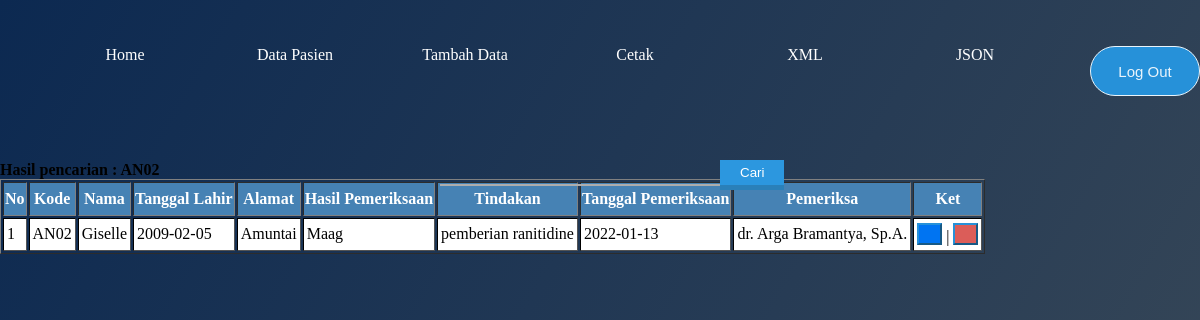
The page /admin.php?cari=AN02 on the database its author committed.
### tables this page shows
CREATE TABLE `data_pasien` (
  `nomor` varchar(10) NOT NULL,
  `nama` varchar(30) NOT NULL,
  `ttl` date NOT NULL,
  `temting` varchar(200) NOT NULL,
  `hasil` varchar(50) NOT NULL,
  `tindakan` varchar(50) NOT NULL,
  `tgl_periksa` date NOT NULL,
  `dokter` varchar(50) NOT NULL
);

### admin.php (the view, shortened to what this page needs)
<?php
include_once("koneksi.php");
?>
<!DOCTYPE html>
<html lang="en" dir="ltr">
  <head>
    <link rel="stylesheet" type="text/css" href="csss/style2.css">
  </head>
  <body>
 <ul class="bar" class="aktif">
  <li><a href=menu.html>Home</a><i class="fas fa-home"></i></li>
  <li><a href=admin.php>Data Pasien</a></li>
  <li><a href=create.php>Tambah Data</a><i class="fas fa-plus"></i></li>
  <li><a href=lap_data.php>Cetak</a><i class="fas fa-plus"></i></li>
  <li><a href=xml.php>XML</a><i class="fas fa-plus"></i></li>
  <li><a href=json.php>JSON</a><i class="fas fa-plus"></i></li>
  <li><a href="logout.php" onclick="return confirm('Yakin ingin logout?')"><input type="submit" value="Log Out"></a><i class="fas fa-plus"></i></li>
</ul>
<div class="center">
<form action="" method="get">
	<div class="txt_field">
<input type="text" name="cari"></div>
<input type="submit" value="Cari">
</form>
</div>
<?php
if(isset($_GET['cari'])){
$cari = $_GET['cari'];
echo "<b>Hasil pencarian : ".$cari."</b>";
}
?>
<table border="1">
<div class="siram">
<tr>
<th>No</th>
<th>Kode</th>
<th>Nama</th>
<th>Tanggal Lahir</th>
<th>Alamat</th>
<th>Hasil Pemeriksaan</th>
<th>Tindakan</th>
<th>Tanggal Pemeriksaan</th>
<th>Pemeriksa</th>
<th>Ket</th>
</tr>
<?php
if(isset($_GET['cari']))
{
$cari = $_GET['cari'];
$sql="select * from data_pasien where nomor like'%".$cari."%'";
$tampil = mysqli_query($con,$sql);
}else{
$sql="select * from data_pasien";
$tampil = mysqli_query($con,$sql);
}
$no = 1;
while($r = mysqli_fetch_array($tampil)){
?>
<tr>
<td><?php echo $no++; ?></td>
<td><?php echo $r['nomor']; ?></td>
<td><?php echo $r['nama']; ?></td>
<td><?php echo $r['ttl']; ?></td>
<td><?php echo $r['temting']; ?></td>
<td><?php echo $r['hasil']; ?></td>
<td><?php echo $r['tindakan']; ?></td>
<td><?php echo $r['tgl_periksa']; ?></td>
<td><?php echo $r['dokter']; ?></td>
<td><?php echo "<a href='edit.php?nomor=$r[nomor]'><input type='button' class='btn-edit'></a> | <a
				href='delete.php?nomor=$r[nomor]'><input type='button' class='btn-delete'></a>" ?></td>
</tr>
</div>
<?php } ?>
</table>
</body>
</html>

### csss/style2.css (style rules this page uses)
body { margin: 0; padding: 0; font-family: cursive; background: linear-gradient(120deg, #0c2951, #3b4a58); height: 100vh; overflow: hidden; }
.bar { position: center; background-color: transparent; text-align: center; }
ul { position: center; display: inline-flex; list-style: none; color: #ffff; }
ul li { width: 110px; margin : 15px; padding : 15px; }
a { text-decoration: none; color : #5BA6C1; }
ul li a { text-decoration: none; color : #fff; }
.center { position: absolute; top: 20%; left: 50%; transform: translate(-50%, -50%); width: 400px; background: none; border-radius: 10px; }
.center form { padding: 0 40px; box-sizing: border-box; }
input[value="Log Out"] { width: 100%; height: 50px; border: 1px solid; background: #2691d9; border-radius: 90px; font-size: 15px; color: #e9f4fb; font-weight: 200; cursor: pointer; outline: none; }
form .txt_field { position: relative; border-bottom: 2px solid #adadad; margin: 30px 0; }
.txt_field input { width: 50%; padding: 0 5px; height: 50px; left: 30%; font-size: 20px; color: #ffff; border: none; background: transparent; outline: none; }
input[value="Cari"] { background:#2C97DF; color:white; border-top:0; border-left:0; border-right:0; border-bottom:5px solid #2A80B9; padding:5px 20px; text-decoration:none; font-family:sans-serif; font-size:10pt; position: absolute; cursor: pointer; left : 80%; top : 50%; }
input,a:hover { border-color: #2691d9; transition: .5s; }
.siram { position: center; left: 30%; }
td { padding: 3px; height: 25px; background-color: white; border-color: black; }
th { background-color: steelblue; color: white; height: 30px; }
.btn-edit { background: #0074F2; height:22px; padding-left: 15px; padding-top: 5px; }
.btn-delete { background: #db5d59; height:22px; padding-left: 15px; padding-top: 5px; }

### rows shown on the page
data_pasien: nomor "AN02", nama "Giselle", ttl "2009-02-05", temting "Amuntai", hasil "Maag", tindakan "pemberian ranitidine", tgl_periksa "2022-01-13", dokter "dr. Arga Bramantya, Sp.A."

### other values the page prints
$cari "AN02"
